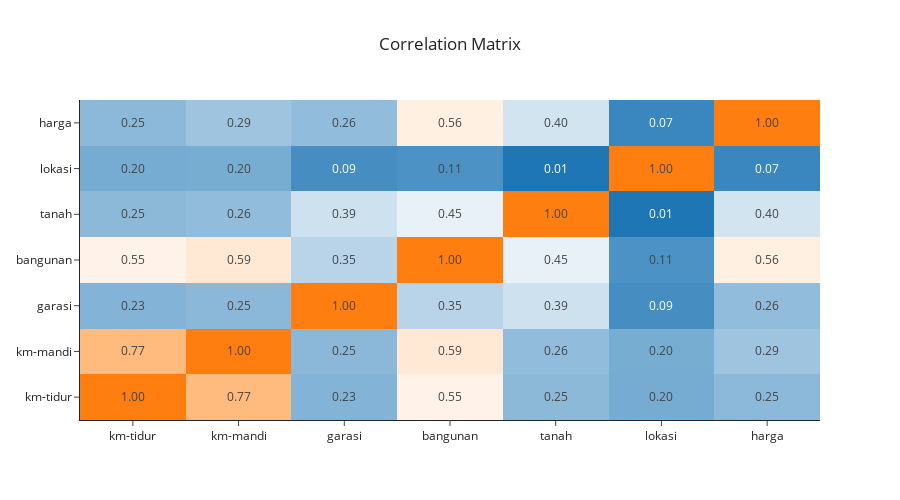

This figure's notebook cell:
### Code cell
df_corr = df.corr()

fig = go.Figure()
fig.add_trace(
    go.Heatmap(
        x = df_corr.columns,
        y = df_corr.index,
        z = np.array(df_corr),
        text=df_corr.values,
        texttemplate='%{text:.2f}',
        colorscale = ["#1f76b5", "white", "#ff7e0f"],
        showscale=False
    )
)
fig.update_layout(height=500, title="Correlation Matrix", title_x=.5)
fig.show()

### Figure 1 — Plotly figure (JSON) as saved in the notebook; plotly's stock layout.template omitted (floating-point values rounded to 4 significant figures)
{"data": [{"colorscale": [[0, "#1f76b5"], [0.5, "white"], [1, "#ff7e0f"]], "showscale": false, "text": [[1, 0.7695, 0.2279, 0.5519, 0.25, 0.2011, 0.2492], [0.7695, 1, 0.2458, 0.5899, 0.2607, 0.2048, 0.2914], [0.2279, 0.2458, 1, 0.3482, 0.393, 0.09416, 0.262], [0.5519, 0.5899, 0.3482, 1, 0.4541, 0.1077, 0.5625], [0.25, 0.2607, 0.393, 0.4541, 1, 0.006955, 0.4047], [0.2011, 0.2048, 0.09416, 0.1077, 0.006955, 1, 0.06642], [0.2492, 0.2914, 0.262, 0.5625, 0.4047, 0.06642, 1]], "texttemplate": "%{text:.2f}", "type": "heatmap", "x": ["km-tidur", "km-mandi", "garasi", "bangunan", "tanah", "lokasi", "harga"], "y": ["km-tidur", "km-mandi", "garasi", "bangunan", "tanah", "lokasi", "harga"], "z": [[1, 0.7695, 0.2279, 0.5519, 0.25, 0.2011, 0.2492], [0.7695, 1, 0.2458, 0.5899, 0.2607, 0.2048, 0.2914], [0.2279, 0.2458, 1, 0.3482, 0.393, 0.09416, 0.262], [0.5519, 0.5899, 0.3482, 1, 0.4541, 0.1077, 0.5625], [0.25, 0.2607, 0.393, 0.4541, 1, 0.006955, 0.4047], [0.2011, 0.2048, 0.09416, 0.1077, 0.006955, 1, 0.06642], [0.2492, 0.2914, 0.262, 0.5625, 0.4047, 0.06642, 1]]}], "layout": {"height": 500, "title": {"text": "Correlation Matrix", "x": 0.5}}}
